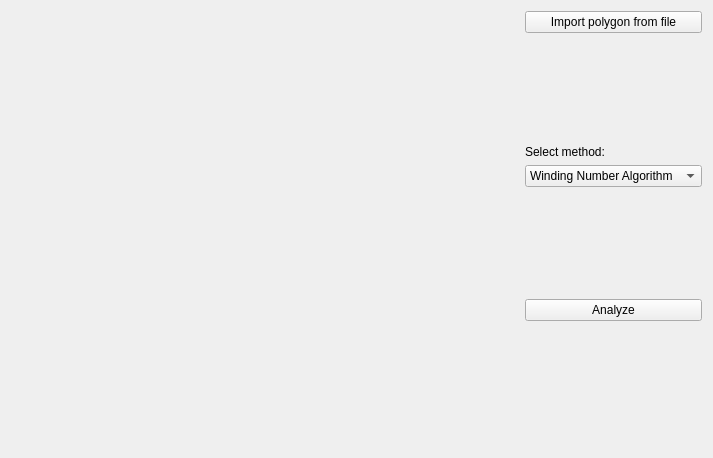
<?xml version="1.0" encoding="UTF-8"?>
<ui version="4.0">
 <class>Widget</class>
 <widget class="QWidget" name="Widget">
  <property name="geometry">
   <rect>
    <x>0</x>
    <y>0</y>
    <width>713</width>
    <height>458</height>
   </rect>
  </property>
  <property name="sizePolicy">
   <sizepolicy hsizetype="Preferred" vsizetype="Preferred">
    <horstretch>0</horstretch>
    <verstretch>0</verstretch>
   </sizepolicy>
  </property>
  <property name="windowTitle">
   <string>Point and Polygon Position</string>
  </property>
  <layout class="QHBoxLayout" name="horizontalLayout">
   <item>
    <widget class="Draw" name="Canvas" native="true">
     <property name="sizePolicy">
      <sizepolicy hsizetype="Preferred" vsizetype="Preferred">
       <horstretch>1</horstretch>
       <verstretch>0</verstretch>
      </sizepolicy>
     </property>
     <property name="autoFillBackground">
      <bool>false</bool>
     </property>
    </widget>
   </item>
   <item>
    <layout class="QVBoxLayout" name="verticalLayout">
     <item>
      <widget class="QPushButton" name="pushButton">
       <property name="text">
        <string>Import polygon from file</string>
       </property>
      </widget>
     </item>
     <item>
      <spacer name="verticalSpacer">
       <property name="orientation">
        <enum>Qt::Vertical</enum>
       </property>
       <property name="sizeHint" stdset="0">
        <size>
         <width>20</width>
         <height>40</height>
        </size>
       </property>
      </spacer>
     </item>
     <item>
      <widget class="QLabel" name="label_2">
       <property name="text">
        <string>Select method:</string>
       </property>
      </widget>
     </item>
     <item>
      <widget class="QComboBox" name="comboBox">
       <item>
        <property name="text">
         <string>Winding Number Algorithm</string>
        </property>
       </item>
       <item>
        <property name="text">
         <string>Ray Crossing Algorithm</string>
        </property>
       </item>
      </widget>
     </item>
     <item>
      <spacer name="verticalSpacer_2">
       <property name="orientation">
        <enum>Qt::Vertical</enum>
       </property>
       <property name="sizeHint" stdset="0">
        <size>
         <width>20</width>
         <height>40</height>
        </size>
       </property>
      </spacer>
     </item>
     <item>
      <widget class="QPushButton" name="pushButton_2">
       <property name="text">
        <string>Analyze</string>
       </property>
      </widget>
     </item>
     <item>
      <widget class="QLabel" name="label">
       <property name="font">
        <font>
         <weight>75</weight>
         <bold>true</bold>
        </font>
       </property>
       <property name="text">
        <string/>
       </property>
      </widget>
     </item>
     <item>
      <spacer name="verticalSpacer_3">
       <property name="orientation">
        <enum>Qt::Vertical</enum>
       </property>
       <property name="sizeHint" stdset="0">
        <size>
         <width>20</width>
         <height>40</height>
        </size>
       </property>
      </spacer>
     </item>
    </layout>
   </item>
  </layout>
 </widget>
 <customwidgets>
  <customwidget>
   <class>Draw</class>
   <extends>QWidget</extends>
   <header location="global">draw.h</header>
   <container>1</container>
  </customwidget>
 </customwidgets>
 <resources/>
 <connections/>
</ui>
